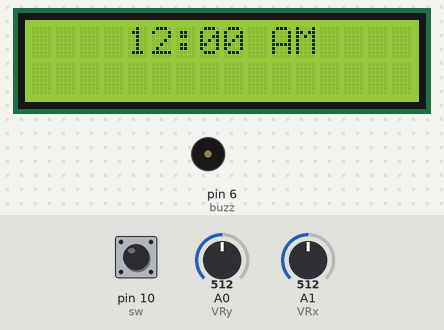
Simulated run of this sketch. Board: Arduino Uno, built with avr-gcc and run on an emulated ATmega328P. Parts: 16×2 character LCD, buzzer (waves = sounding, pin HIGH). The inputs (shaded band) are chosen by the test bench; at power-on: pin 10 (sw) HIGH, A1 (VRx) = 512, A0 (VRy) = 512.

Above: at 1.2 s.
1.3 s: pin 10 (sw) pulled LOW for 0.15 s
At 1.7 s:
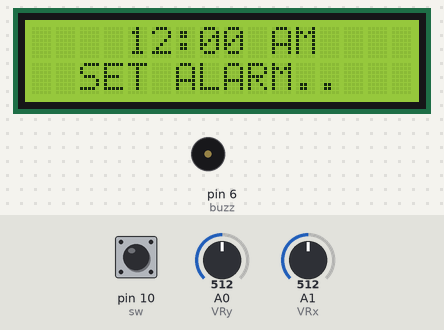
2.9 s: A1 (VRx) set to 90
At 3.23 s:
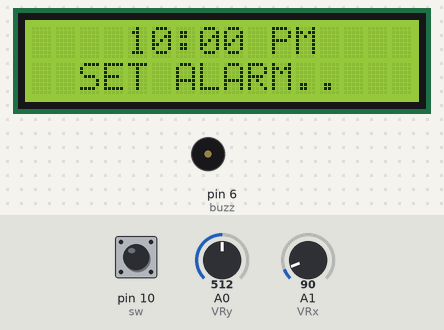
5.0 s: A0 (VRy) set to 90
At 5.16 s:
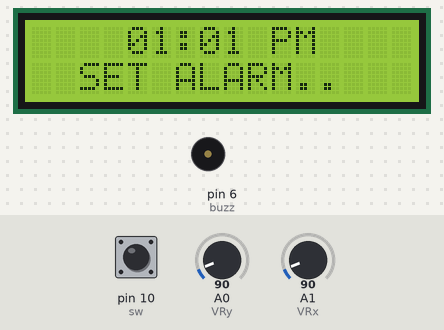
6.5 s: A0 (VRy) set to 110
At 6.66 s:
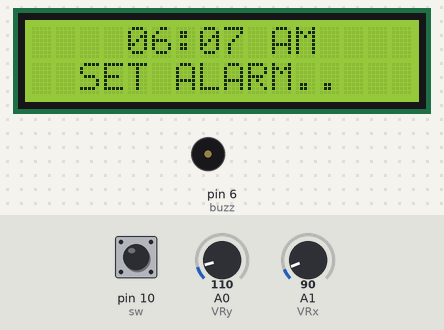
8.0 s: A0 (VRy) set to 50
At 8.17 s:
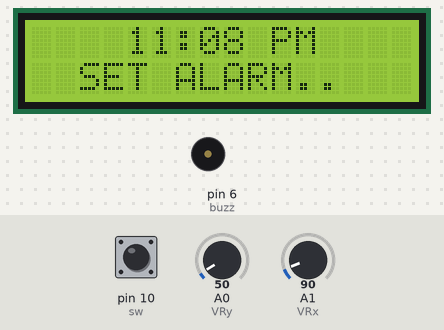
9.5 s: A1 (VRx) set to 111
At 9.67 s:
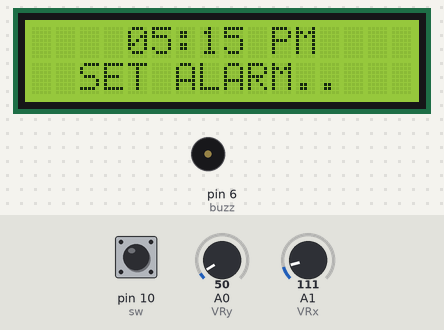
Timing chart, 0 to 12.0 s (numbered marks = the images above; inputs shaded):
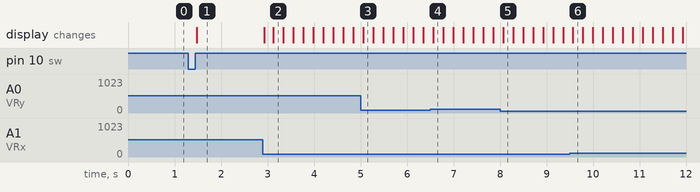

Measured:
- after the input at 1.3 s, the display: changes after 0.18 s (image 1)
- after the input at 2.9 s, the display: first changes at once (image 2 shows a later state)

The sketch:

alarm.ino
```cpp
#include <LiquidCrystal_PCF8574.h>
#include "Button.h"
#include "Time.h"

// PINS
byte VRx = A1;
byte VRy = A0;
byte sw = 10;
byte buzz = 6;

Button button = Button(sw, 10);
LiquidCrystal_PCF8574 lcd(0x27);

const int buffer = 200;

// CURRENT MODE ENUM
enum Mode {
  DISPLAY_MODE,
  CHANGE_TIME_MODE,
  SET_ALARM_MODE,
  ALARM_MODE
} currentMode = DISPLAY_MODE;

// TIMERS
unsigned long long int nextMin = 60000,
time = 0,
lastChange = 0;

Time currentTime = Time(0,0);
Time alarmTime = Time(0,0);
bool hasAlarm = false;

void displayTime(Time& timeToDisplay) {
  lcd.setCursor(4,0);
  lcd.print(timeToDisplay.getCurrentTimeString());
}

void updateDisplay() {
  if (button.justReleased) {
    lcd.clear();
  }

  if (currentMode == DISPLAY_MODE) {
    displayTime(currentTime);
  } if (currentMode == CHANGE_TIME_MODE) {
    displayTime(currentTime);
    lcd.setCursor(2,1);
    lcd.print("CHANGE TIME..");
  } else if (currentMode == SET_ALARM_MODE) {
    displayTime(alarmTime);
    lcd.setCursor(2,1);
    lcd.print("SET ALARM..");
  } else if (currentMode == ALARM_MODE) {
    if ((time >> 9) % 2 == 0) {
      displayTime(currentTime);
      lcd.setCursor(1,1);
      lcd.print("TAP TO SNOOZE");
    } else {
      lcd.clear();
    }
  }
}

void setup() {
  // put your setup code here, to run once:
  lcd.begin(16,2);
  lcd.setBacklight(255);
  lcd.home();
  lcd.clear();

  updateDisplay();

  pinMode(sw, INPUT_PULLUP);
  pinMode(buzz, OUTPUT);

  Serial.begin(9600);
}

void displayMode() {
  // Early return if there's an alarm
  // This prevents a case where an alarm is triggered at the same time the user changes modes
  if (hasAlarm && Time::areTimesEqual(currentTime, alarmTime)) {
    currentMode = ALARM_MODE;
    return;
  }

  if (time > nextMin) {
    nextMin += 60000;
    currentTime.incrementMinutes(1);
    updateDisplay();
  }

  if (button.justReleased) {
    if (button.holdTime <= 500) {
      currentMode = SET_ALARM_MODE;
    } else {
      currentMode = CHANGE_TIME_MODE;
    }
  }
}

void setAlarmMode() {
  // testing
  if (time - lastChange > buffer) {
    if (analogRead(VRy) < 100) {
      lastChange = time;
      alarmTime.incrementMinutes(1);
    }

    if (analogRead(VRy) > 1000) {
      lastChange = time;
      alarmTime.incrementMinutes(-1);
    }

    // to the right
    if (analogRead(VRx) > 1000) {
      lastChange = time;
      alarmTime.incrementHours(1);
    }

    // to the left
    if (analogRead(VRx) < 100) {
      lastChange = time;
      alarmTime.incrementHours(-1);
    }
  }

  if (button.justReleased) {
    // logic for setting the alarm
    hasAlarm = true;
    currentMode = DISPLAY_MODE;
  }

  updateDisplay();
}

void alarmMode() {
  if ((time >> 9) % 2 == 0) {
    digitalWrite(buzz, HIGH);
  } else {
    digitalWrite(buzz, LOW);
  }

  if (button.justReleased) {
    if (button.holdTime < 500) {
      // SNOOZE! hasalarm is still true.
      alarmTime.incrementMinutes(5);
    } else {
      hasAlarm = false;
    }

    currentMode = DISPLAY_MODE;
    digitalWrite(buzz, LOW);
  }

  updateDisplay();
}

void changeTimeMode() {
  // testing
  if (time - lastChange > buffer) {
    if (analogRead(VRy) < 100) {
      lastChange = time;
      currentTime.incrementMinutes(1);
    }

    if (analogRead(VRy) > 1000) {
      lastChange = time;
      currentTime.incrementMinutes(-1);
    }

    // to the right
    if (analogRead(VRx) > 1000) {
      lastChange = time;
      currentTime.incrementHours(1);
    }

    // to the left
    if (analogRead(VRx) < 100) {
      lastChange = time;
      currentTime.incrementHours(-1);
    }

  }

  if (button.justReleased) {
    nextMin = time + 60000;
    currentMode = DISPLAY_MODE;
  }
  updateDisplay();
}

void loop() {
  time = millis();

  button.update();
  // button.print_debug();

  switch (currentMode) {
    case DISPLAY_MODE:
      displayMode();
      break;
    case CHANGE_TIME_MODE:
      changeTimeMode();
      break;
    case SET_ALARM_MODE:
      setAlarmMode();
      break;
    case ALARM_MODE:
      alarmMode();
      break;
  }
}
```

Button.cpp
```cpp
#include "Button.h"

void Button::updatePressedValues(bool currentlyPressed) {
  if (currentlyPressed) {
    // Guard for fluctuations
    if (millis() - m_lastReleased < m_allowance) return;

    m_lastPressed = millis();

    // If the button was pressed just a moment ago, then
    // the button should NOT be considered "just pressed". Otherwise,
    // it should.
    if (!m_previouslyPressed) {
      justPressed = true;
    } else {
      justPressed = false;
    }
  } else {
    // Guard for fluctuations
    if (millis() - m_lastPressed < m_allowance) return;

    m_lastReleased = millis();

    // If the button was pressed just a moment ago, then
    // the button SHOULD be considered "just released". Otherwise,
    // it should not.
    if (m_previouslyPressed) {
      justReleased = true;
    } else {
      justReleased = false;
    }
  }

  // Update m_previouslyPressed for the next call of updatePressedValues
  m_previouslyPressed = currentlyPressed;
}

void Button::updateHoldTime(bool currentlyPressed) {
  if (currentlyPressed) {
    // check if this is just a fluctuation
    if (millis() - m_lastReleased < m_allowance) return;

    // IF NOT: update m_lastPressed
    m_lastPressed = millis();

    holdTime = millis() - m_lastReleased;
  } else {
    // check if this is just a flucturation
    if (millis() - m_lastPressed < m_allowance) return;

    // IF NOT: update m_lastReleased
    m_lastReleased = millis();
  }
}

void Button::update() {
  bool currentlyPressed = !digitalRead(m_port);

  updatePressedValues(currentlyPressed);
  updateHoldTime(currentlyPressed);
}

void Button::print_debug() {
  Serial.println("--- BUTTON INFORMATION ---");
  Serial.println("PORT: " + String(m_port));
  Serial.println("justPressed: " + String(justPressed));
  Serial.println("justReleased: " + String(justReleased));
  Serial.println("holdTime: " + String(holdTime) + " ms");
  Serial.println();
}
```

Button.h
```cpp
#include <Arduino.h>

/**
 * Button helper class that provides functionality to check
 * if a button was JUST pressed (is only true the moment the button is pressed),
 * if a button was JUST released (is only true the moment the button is released), and
 * the amount of time the button is currently/was previously held.
 */
class Button {
  private:
    // Whether the button was pressed just before this moment.
    bool m_previouslyPressed = false;
    // The time the button was last released, in milliseconds
    long long int m_lastReleased = 0;
    // The time the button was last pressed, in milliseconds
    long long int m_lastPressed = 0;

    int m_port;
    int m_allowance;

    /**
     * Updates the values of justPressed and justReleased.
     *
     * @param currentlyPressed the current state of the button's port
     */
    void updatePressedValues(bool currentlyPressed);

    /**
     * Updates the value of holdTime.
     *
     * @param currentlyPressed the current state of the button's port
     */
    void updateHoldTime(bool currentlyPressed);

  public:
    // If the button has JUST been pressed.
    bool justPressed = false;
    // If the button has JUST been released.
    bool justReleased = false;
    // The amount of time the button is currently/was previously held.
    int holdTime = 0;

    /**
     * Initializer for a new Button instance
     *
     * @param p the port the button is connected to
     * @param a the amount of time between the last release and press to not be considered a fluctuation, in milliseconds
     */
    Button(int p, int a) : m_port(p), m_allowance(a) {}

    /**
     * Updates all of the values in this button. Should be called every loop iteration,
     * BEFORE any variables are accessed.
     */
    void update();

    /**
     * Prints debug information about this button to the serial monitor.
     */
    void print_debug();
};
```

Time.cpp
```cpp
#include "Time.h"

static bool Time::areTimesEqual(Time timeA, Time timeB) {
  if (timeA.hours != timeB.hours) return false;
  if (timeA.minutes != timeB.minutes) return false;

  return true;
}

void Time::incrementHours(int amount) {
  hours += amount;
  while (hours >= 24) hours -= 24;
  while (hours < 0) hours += 24;
}

void Time::incrementMinutes(int amount) {
  minutes += amount;

  while (minutes >= 60) {
    incrementHours(1);
    minutes -= 60;
  }

  while (minutes < 0) {
    incrementHours(-1);
    minutes += 60;
  }
}

String Time::getCurrentTimeString() {
  String timeString = String();

  // Add the current hour to the string, making sure there is a leading zero.
  if ((hours % 12) == 0) timeString += "12";
  else {
    if ((hours % 12) < 10) timeString += "0";
    timeString += String(hours % 12);
  };

  timeString += ":";

  // Add the current minute to the string, making sure there is a leading zero.
  if (minutes < 10) timeString += "0";
  timeString += String(minutes);

  if (hours < 12) timeString += " AM";
  else timeString += " PM";

  return timeString;
}
```

Time.h
```cpp
#include <Arduino.h>

class Time {
  private:

  public:
    // Is always in the range of [0,24)
    int hours = 0;
    // Is always in the range of [0,60)
    int minutes = 0;

    /**
     * Default constructor for the Time class
     *
     * @param h the starting hours of the clock
     * @param m the starting minutes of the clock
     */
    Time(int h, int m) : hours(h), minutes(m) {}

    /**
     * Static function that, given two Time instances, checks if they have the same hour and minute values.
     * The order of the parameters will not change the result.
     *
     * @param timeA the first Time instance to be compared
     * @param timeB the second Time instance to be compared
     */
    static bool areTimesEqual(Time timeA, Time timeB);

    /**
     * Adds a certain amount of hours to the current time. Already adjusts for when the hours
     * goes outside the range of [0,24)
     *
     * @param amount the amount of hours to be added
     */
    void incrementHours(int amount);

    /**
     * Adds a certain amount of minutes to the current time. Already adjusts for when the minutes
     * goes outside the range of [0,60). Calls incrementHours.
     *
     * @param amount the amount of minutes to be added
     */
    void incrementMinutes(int amount);

    /**
     * Get the current time as a string, in the format of:
     * ##:## [AM/PM]
     * where both the hours AND minutes have 2 digits, with a leading zero if necessary
     *
     * @returns the current time as a string
     */
    String getCurrentTimeString();
};
```
